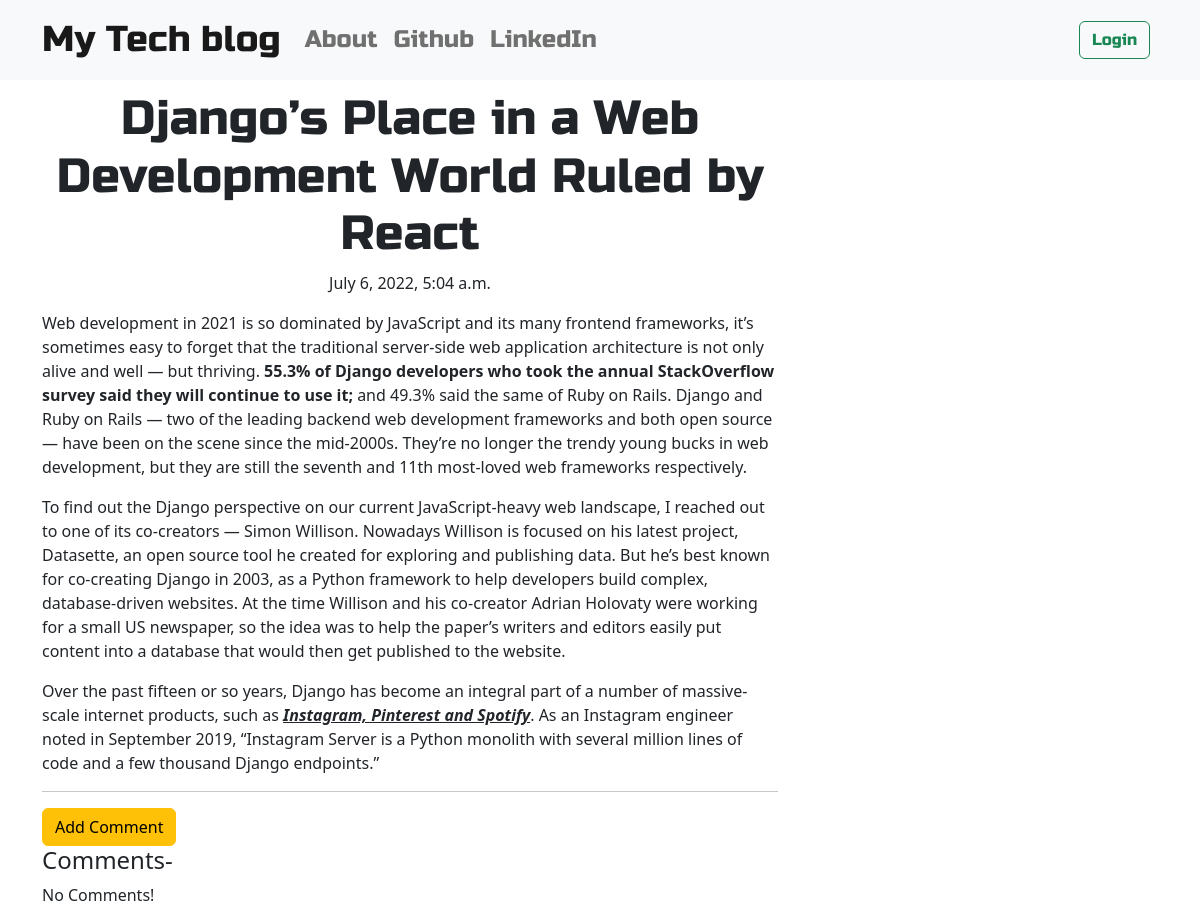
/post/6, run on the app's committed database.
### blog/models.py (models this page shows, shortened)
class Post(models.Model):
    author = models.ForeignKey('auth.User',on_delete=models.CASCADE)
    title = models.CharField(max_length=200)
    text = models.TextField()
    created_date = models.DateTimeField(default=timezone.now)
    published_date = models.DateTimeField(blank=True,null=True)

### blog/views.py (the view)
# urls.py: re_path(r'^post/(?P<pk>\d+)$',views.PostDetailView.as_view(),name='post_detail'),
class PostDetailView(DetailView):
    model = Post

### blog/templates/blog/post_detail.html (shortened to what this page needs)
{% extends 'blog/base.html' %}
{% block content %}
    <h1 class="posttitle loader">{{post.title}}</h1>
    {% if post.published_date %}
        <div class="date postdate">
            {{post.published_date}}
        </div>
    {% else %}
        <a class="btn btn-success" href="{% url 'post_publish' pk=post.pk %}">Publish Post</a>
    {% endif %}
    <p class="postcontent">{{post.text|safe|linebreaksbr}}</p>
    <hr>
    <a class='btn btn-warning' href="{% url 'add_comment_to_post' pk=post.pk %}">Add Comment</a>
    <h4>Comments-</h4>
        {% for comment in post.comments.all %}
            <br>
            {% if user.is_authenticated or comment.approved_comment %}
                <p><strong>Posted By:</strong> {{comment.author}}</p>
                {{comment.created_date}}
                    {% if not comment.approved_comment %}
                    <a href="{% url 'comment_remove' pk=comment.pk %}">
                        <button type="button" class="btn btn-outline-danger">Delete Comment</button>
                    </a>
                    <a href="{% url 'comment_approve' pk=comment.pk %}">
                        <button type="button" class="btn btn-outline-success">Approve Comment</button>
                    </a>
                    {% endif %}
                    <p>{{comment.text|safe|linebreaks}}</p>
            {% endif %}
            {% empty %}
            <p>No Comments!</p>
        {% endfor %}
{% endblock %}

### blog/static/CSS/blog.css (style rules this page uses)
.postdate { text-align: center; }
.posttitle { font-family: 'Russo One', sans-serif; font-size: 3em; text-align: center; }
.postcontent { font-family: 'Monserrat'; font-size: 1.5em; }
.loader { filter:hue-rotate(0deg); color:linear-gradient(45deg,#0f8,#08f); animation:hue 10000ms infinite linear; }

### data on the page
Post: title "Django’s Place in a Web Development World Ruled by React", published_date "July 6, 2022, 5:04 a.m.", text "Web development in 2021 is so dominated by JavaScript and its many frontend frameworks, it’s sometimes easy to forget that the traditional server-side web application architecture is not only alive and well — but thriving. 55.3% of Django developers who took the annual StackOverflow survey said they will continue to use it; and 49.3% said the same of Ruby on Rails. Django and Ruby on Rails — two of the leading backend web development frameworks and both open source — have been on the scene since the mid-2000s. They’re no longer the trendy young bucks in web development, but they are still the seventh and 11th most-loved web frameworks respectively. To find out the Django perspective on our…"
